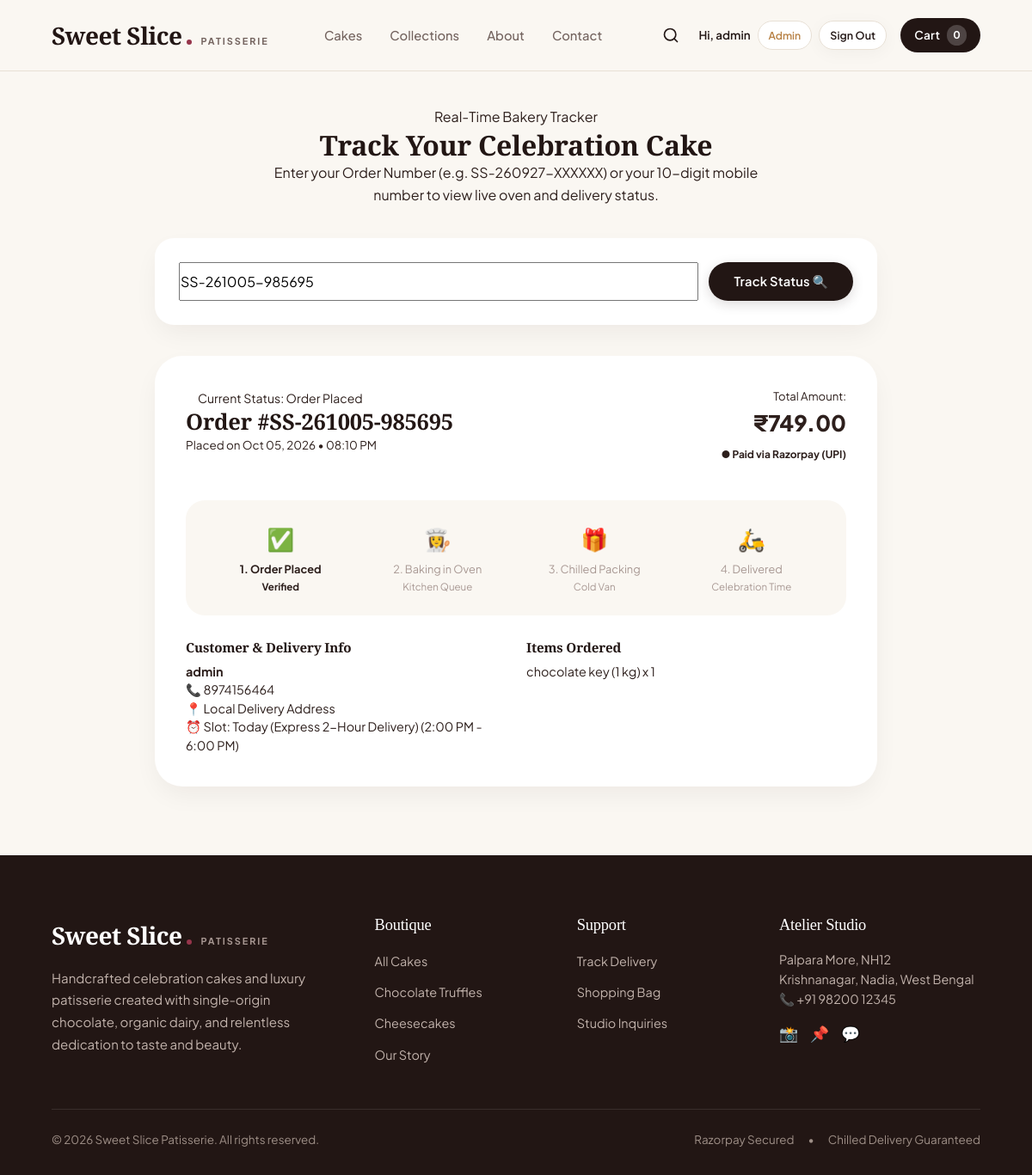
The app's page /track-order/?q=SS-261005-985695 (signed in) with its own data.
### shop/models.py (models this page shows, shortened)
class Order(models.Model):
    STATUS_CHOICES = [
        ("Order Placed", "Order Placed"),
        ("Baking in Oven", "Baking in Oven 👩‍🍳"),
        ("Decorating & Packing", "Decorating & Packing 🎁"),
        ("Out for Delivery", "Out for Delivery 🛵"),
        ("Delivered", "Delivered 🎉"),
        ("Cancelled", "Cancelled ❌"),
    ]
    PAYMENT_STATUS_CHOICES = [
        ("Pending", "Pending"),
        ("Paid", "Paid (Verified)"),
        ("Failed", "Failed"),
    ]
    order_number = models.CharField(max_length=30, unique=True, editable=False)
    customer_name = models.CharField(max_length=100)
    phone = models.CharField(max_length=20)
    email = models.EmailField(blank=True)
    address = models.TextField()
    delivery_date = models.CharField(max_length=50, blank=True)
    delivery_slot = models.CharField(max_length=50, blank=True)
    cake_message = models.CharField(max_length=150, blank=True, help_text="Custom greeting piped on cake")
    items = models.TextField(help_text="Summary text of items")
    items_json = models.TextField(default="[]", help_text="JSON formatted items for rich tracking")
    subtotal = models.DecimalField(max_digits=10, decimal_places=2, default=0.00)
    discount = models.DecimalField(max_digits=10, decimal_places=2, default=0.00)
    delivery_fee = models.DecimalField(max_digits=10, decimal_places=2, default=0.00)
    total = models.DecimalField(max_digits=10, decimal_places=2)
    payment_method = models.CharField(max_length=50, default="Razorpay (Online)")
    payment_status = models.CharField(max_length=30, choices=PAYMENT_STATUS_CHOICES, default="Pending")
    razorpay_order_id = models.CharField(max_length=100, blank=True)
    razorpay_payment_id = models.CharField(max_length=100, blank=True)
    order_status = models.CharField(max_length=50, choices=STATUS_CHOICES, default="Order Placed")
    created_at = models.DateTimeField(auto_now_add=True)
    class Meta:
        ordering = ["-created_at"]

### shop/views.py (the view)
# urls.py: path("track-order/", views.track_order, name="track_order"),
def track_order(request):
    query = request.GET.get("q", "").strip()
    order = None
    orders_found = []
    if query:
        orders_found = Order.objects.filter(
            Q(order_number__iexact=query) | Q(phone__icontains=query)
        ).order_by("-created_at")
        if orders_found.exists():
            order = orders_found.first()
    return render(
        request,
        "shop/track_order.html",
        {
            "query": query,
            "order": order,
            "orders_found": orders_found,
            "cart_count": get_cart_details(request)["count"],
        },
    )

### shop/templates/shop/track_order.html (shortened to what this page needs)
{% extends "shop/base.html" %}
{% load static %}
{% block content %}
<div class="container-narrow" style="padding-top:40px; padding-bottom:80px;">
    <div style="text-align:center; max-width:600px; margin:0 auto 36px;">
        <span class="section-subtitle">Real-Time Bakery Tracker</span>
        <h1 class="section-title">Track Your Celebration Cake</h1>
        <p class="section-desc">Enter your Order Number (e.g. SS-260927-XXXXXX) or your 10-digit mobile number to view live oven and delivery status.</p>
    </div>
    <div style="background:#FFFFFF; border:1px solid var(--border-card); border-radius:var(--radius-lg); padding:28px; box-shadow:var(--shadow-card); margin-bottom:36px;">
        <form method="get" action="{% url 'track_order' %}" style="display:flex; gap:12px; flex-wrap:wrap;">
            <input type="text" name="q" value="{{ query }}" placeholder="Enter Order Number or Mobile Number..." class="form-input" style="flex:1; min-width:240px;" required>
            <button type="submit" class="btn btn-primary" style="padding:12px 28px;">
                <span>Track Status 🔍</span>
            </button>
        </form>
    </div>
    {% if order %}
    <div style="background:#FFFFFF; border:1px solid var(--border-card); border-radius:var(--radius-xl); padding:36px; box-shadow:var(--shadow-card);">
        <div style="display:flex; justify-content:space-between; align-items:flex-start; margin-bottom:24px; padding-bottom:18px; border-bottom:1px solid var(--border-subtle); flex-wrap:wrap; gap:12px;">
            <div>
                <span class="status-badge {% if order.order_status == 'Delivered' %}status-delivered{% elif order.order_status == 'Order Placed' %}status-placed{% elif 'Baking' in order.order_status %}status-baking{% elif 'Out' in order.order_status %}status-out{% else %}status-decorating{% endif %}" style="font-size:0.88rem; padding:6px 14px; margin-bottom:8px;">
                    Current Status: {{ order.order_status }}
                </span>
                <h2 style="font-size:1.6rem; font-weight:800;">Order #{{ order.order_number }}</h2>
                <div style="font-size:0.84rem; color:var(--color-muted);">Placed on {{ order.created_at|date:"M d, Y • h:i A" }}</div>
            </div>
            <div style="text-align:right;">
                <div style="font-size:0.82rem; color:var(--color-muted);">Total Amount:</div>
                <div style="font-size:1.6rem; font-family:var(--font-heading); font-weight:800; color:var(--brand-primary);">₹{{ order.total }}</div>
                <span style="font-size:0.75rem; color:var(--success); font-weight:700;">● Paid via {{ order.payment_method }}</span>
            </div>
        </div>
        <div style="background:#FAF7F2; border-radius:var(--radius-lg); padding:24px; margin-bottom:28px;">
            <div class="track-steps-grid">
                <div style="color:var(--success); font-weight:700;">
                    <div style="font-size:1.6rem;">✅</div>
                    <div style="font-size:0.8rem; margin-top:4px;">1. Order Placed</div>
                    <div style="font-size:0.72rem; color:var(--color-muted);">Verified</div>
                </div>
                <div class="{% if order.order_status != 'Order Placed' %}text-done{% else %}text-pending{% endif %}">
                    <div style="font-size:1.6rem;">{% if order.order_status != 'Order Placed' %}✅{% else %}👩‍🍳{% endif %}</div>
                    <div style="font-size:0.8rem; margin-top:4px;">2. Baking in Oven</div>
                    <div style="font-size:0.72rem; color:var(--color-muted);">Kitchen Queue</div>
                </div>
                <div class="{% if 'Out' in order.order_status or order.order_status == 'Delivered' %}text-done{% elif 'Decorating' in order.order_status %}text-active{% else %}text-pending{% endif %}">
                    <div style="font-size:1.6rem;">{% if 'Out' in order.order_status or order.order_status == 'Delivered' %}✅{% else %}🎁{% endif %}</div>
                    <div style="font-size:0.8rem; margin-top:4px;">3. Chilled Packing</div>
                    <div style="font-size:0.72rem; color:var(--color-muted);">Cold Van</div>
                </div>
                <div class="{% if order.order_status == 'Delivered' %}text-done{% else %}text-pending{% endif %}">
                    <div style="font-size:1.6rem;">{% if order.order_status == 'Delivered' %}🎉{% else %}🛵{% endif %}</div>
                    <div style="font-size:0.8rem; margin-top:4px;">4. Delivered</div>
                    <div style="font-size:0.72rem; color:var(--color-muted);">Celebration Time</div>
                </div>
            </div>
        </div>
        <div class="order-details-grid">
            <div>
                <h4 style="font-size:0.95rem; font-weight:700; margin-bottom:8px;">Customer & Delivery Info</h4>
                <p style="color:var(--color-muted); line-height:1.5;">
                    <strong>{{ order.customer_name }}</strong><br>
                    📞 {{ order.phone }}<br>
                    📍 {{ order.address }}<br>
                    ⏰ Slot: {{ order.delivery_date }} ({{ order.delivery_slot }})
                </p>
            </div>
            <div>
                <h4 style="font-size:0.95rem; font-weight:700; margin-bottom:8px;">Items Ordered</h4>
                <p style="color:var(--color-muted); line-height:1.5;">
                    {{ order.items }}
                </p>
            </div>
        </div>
    </div>
    {% endif %}
</div>
{% endblock %}

### shop/templates/shop/base.html (shortened to what this page needs)
{% load static %}
<!DOCTYPE html>
<html lang="en">
<head>
    <link rel="stylesheet" href="{% static 'shop/css/style.css' %}">
</head>
<body>
    <header class="boutique-nav" id="boutiqueNav">
        <div class="container">
            <div class="nav-container">
                <a href="{% url 'home' %}" class="boutique-logo" id="mainBoutiqueLogo">
                    <span>Sweet Slice</span>
                    <span class="logo-dot"></span>
                    <span class="logo-sub">Patisserie</span>
                </a>
                <nav>
                    <ul class="nav-menu" id="desktopNavMenu">
                        <li>
                            <a href="{% url 'cakes' %}" class="nav-link {% if request.resolver_match.url_name == 'cakes' and not request.GET.category %}active{% endif %}">Cakes</a>
                        </li>
                        <li>
                            <a href="{% url 'collections' %}" class="nav-link {% if request.GET.category %}active{% endif %}">Collections</a>
                        </li>
                        <li>
                            <a href="{% url 'about' %}" class="nav-link {% if request.resolver_match.url_name == 'about' %}active{% endif %}">About</a>
                        </li>
                        <li>
                            <a href="{% url 'contact' %}" class="nav-link {% if request.resolver_match.url_name == 'contact' %}active{% endif %}">Contact</a>
                        </li>
                    </ul>
                </nav>
                <div class="nav-actions">
                    <a href="{% url 'cakes' %}" class="nav-icon-btn" title="Search cakes catalog" aria-label="Search">
                        <svg width="20" height="20" viewBox="0 0 24 24" fill="none" stroke="currentColor" stroke-width="2" stroke-linecap="round" stroke-linejoin="round">
                            <circle cx="11" cy="11" r="8"></circle>
                            <line x1="21" y1="21" x2="16.65" y2="16.65"></line>
                        </svg>
                    </a>
                    <div class="nav-desktop-auth">
                        {% if user.is_authenticated %}
                            <div class="nav-user-pill" style="display:inline-flex; align-items:center; gap:8px;">
                                <span style="font-size:0.84rem; font-weight:600; color:var(--color-cocoa-dark); white-space:nowrap;">
                                    Hi, {{ user.first_name|default:user.username }}
                                </span>
                                {% if user.is_staff %}
                                    <a href="{% url 'admin_dashboard' %}" class="btn-admin-subtle" title="Executive Dashboard">Admin</a>
                                {% endif %}
                                <a href="{% url 'logout' %}" class="btn btn-soft btn-sm" style="padding:6px 12px; font-size:0.78rem;" title="Sign Out">
                                    Sign Out
                                </a>
                            </div>
                        {% endif %}
                    </div>
                    <a href="{% url 'cart' %}" class="cart-pill-btn" id="navCartPill" aria-label="Shopping Cart">
                        <span class="cart-pill-text">Cart</span>
                        <span class="cart-count-bubble" id="navCartCount">{{ cart_count|default:0 }}</span>
                    </a>
                </div>
            </div>
        </div>
    </header>
    <main>
        {% block content %}{% endblock %}
    </main>
    <footer class="boutique-footer">
        <div class="container">
            <div class="footer-main-grid">
                <div>
                    <a href="{% url 'home' %}" class="boutique-logo" style="color:#FFFFFF;">
                        <span>Sweet Slice</span>
                        <span class="logo-dot"></span>
                        <span class="logo-sub" style="color:#A89893;">Patisserie</span>
                    </a>
                    <p class="footer-statement">
                        Handcrafted celebration cakes and luxury patisserie created with single-origin chocolate, organic dairy, and relentless dedication to taste and beauty.
                    </p>
                </div>
                <div>
                    <h4 class="footer-col-heading">Boutique</h4>
                    <ul class="footer-link-group">
                        <li><a href="{% url 'cakes' %}">All Cakes</a></li>
                        <li><a href="{% url 'collections' %}?category=Chocolate">Chocolate Truffles</a></li>
                        <li><a href="{% url 'collections' %}?category=Cheesecake">Cheesecakes</a></li>
                        <li><a href="{% url 'about' %}">Our Story</a></li>
                    </ul>
                </div>
                <div>
                    <h4 class="footer-col-heading">Support</h4>
                    <ul class="footer-link-group">
                        <li><a href="{% url 'track_order' %}">Track Delivery</a></li>
                        <li><a href="{% url 'cart' %}">Shopping Bag</a></li>
                        <li><a href="{% url 'contact' %}">Studio Inquiries</a></li>
                    </ul>
                </div>
                <div>
                    <h4 class="footer-col-heading">Atelier Studio</h4>
                    <p style="color:#C2B3AC; font-size:0.9rem; line-height:1.6; margin-bottom:14px;">
                        Palpara More, NH12<br>
                        Krishnanagar, Nadia, West Bengal<br>
                        📞 +91 98200 12345
                    </p>
                    <div style="display:flex; gap:14px; font-size:1.1rem; color:#FFFFFF;">
                        <a href="#" aria-label="Instagram">📸</a>
                        <a href="#" aria-label="Pinterest">📌</a>
                        <a href="https://wa.me/919820012345" target="_blank" aria-label="WhatsApp">💬</a>
                    </div>
                </div>
            </div>
            <div class="footer-bottom-line">
                <div>
                    © 2026 Sweet Slice Patisserie. All rights reserved.
                </div>
                <div style="display:flex; gap:16px;">
                    <span>Razorpay Secured</span>
                    <span>•</span>
                    <span>Chilled Delivery Guaranteed</span>
                </div>
            </div>
        </div>
    </footer>
</body>
</html>

### records on screen
Order: order_status "Order Placed", order_number "SS-261005-985695", created_at "Oct 05, 2026 • 08:10 PM", total "749.00", payment_method "Razorpay (UPI)", customer_name "admin", phone "8974156464", address "Local Delivery Address", delivery_date "Today (Express 2-Hour Delivery)", delivery_slot "2:00 PM - 6:00 PM", items "chocolate key (1 kg) x 1"

### other values on screen
{{ user.first_name|default:user.username }} "admin"
{{ cart_count|default:0 }} "0"
